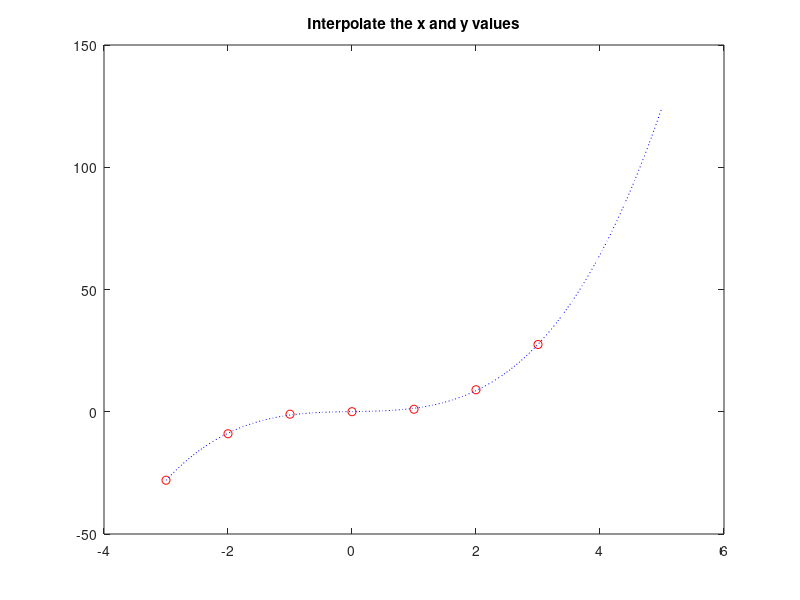

This chart was generated by the following MATLAB code:
% Jie Wu
% Due date: 7/31/17
% HW 10: Interpolate the x and y values to a polynomial
% of the 3rd power and create a plot with the following criteria:
% 1. The point from the data set should be in red circles
% 2. Display the best-fit in a blue dotted line.
% 3. Label you plot with a descriptive title.

x = [-3 -2 -1 0 1 2 3];
y = [-28 -9 -1 0.025 1.025 9 27.5];
n = 3;
p = polyfit(x,y,n);
xi = linspace(-3,5, 200);
yi = polyval(p,xi);
plot(x,y,'ro',xi,yi,': b');
title('Interpolate the x and y values');